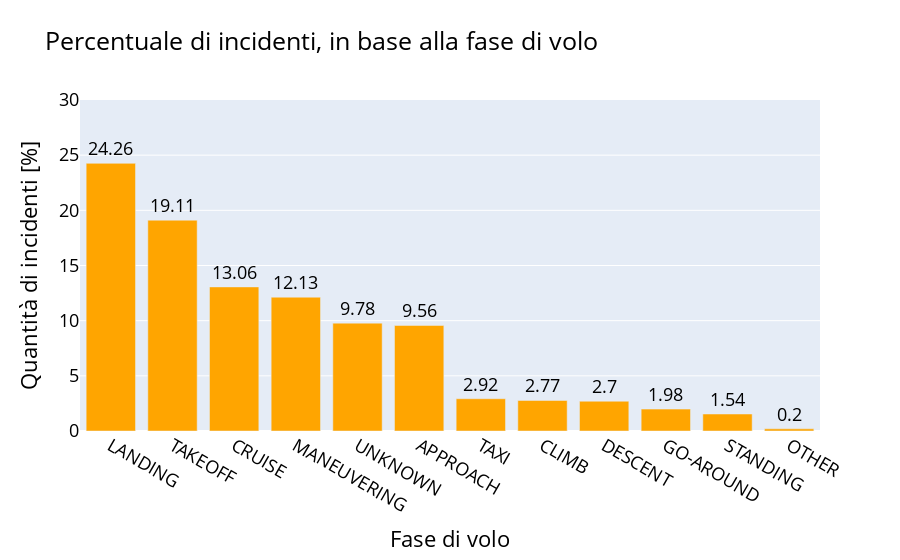

Notebook source saved alongside this figure:
### Markdown cell above
<h3>5. Percentuale di incidenti, in base alla fase di volo</h3>
<p>In questo grafico si analizzano le fasi di volo, osservando in quali momenti del volo si verificano piú incidenti.</p>
<h4>Osservazioni:</h4>
<p>Si osserva che le maggiori percentuali di incidenti si verificano in fase di <strong>landing</strong> (atterraggio) e <strong>takeoff</strong> (decollo): infatti queste fasi contengono rispettivamente 24.26% e 19.11% degli incidenti. Il 43% degli incidenti avvengono quindi in queste due fasi del volo, mentre gli altri sono suddivisi nelle 10 fasi riportate nel grafico sottostante.</p>
<h4>Grafico:</h4>

### Code cell
phases=aviation_slim['Phase'].str.upper().value_counts().sort_values(ascending=False).reset_index(name="count")
accidents = len(aviation_slim.index)

fig = go.Figure(data=[
    go.Bar(name='Phase of flight', x=phases['index'], y=(phases['count']/accidents)*100, text=round((phases['count']/accidents)*100,2),marker_color='orange')
], layout_yaxis_range=[0,30])
fig.update_traces( textposition='outside')
fig.update_layout(
    title="Percentuale di incidenti, in base alla fase di volo",
    xaxis_title="Fase di volo",
    yaxis_title="Quantità di incidenti [%]",
    font=dict(
        size=18,
        color="Black"
    )

)
fig.show()

### Figure 1 — Plotly figure (JSON) as saved in the notebook; plotly's stock layout.template omitted (floating-point values rounded to 4 significant figures)
{"data": [{"marker": {"color": "orange"}, "name": "Phase of flight", "text": [24.26, 19.11, 13.06, 12.13, 9.78, 9.56, 2.92, 2.77, 2.7, 1.98, 1.54, 0.2], "textposition": "outside", "type": "bar", "x": ["LANDING", "TAKEOFF", "CRUISE", "MANEUVERING", "UNKNOWN", "APPROACH", "TAXI", "CLIMB", "DESCENT", "GO-AROUND", "STANDING", "OTHER"], "y": [24.26, 19.11, 13.06, 12.13, 9.776, 9.564, 2.922, 2.767, 2.698, 1.983, 1.54, 0.1954]}], "layout": {"autosize": true, "font": {"color": "Black", "size": 18}, "title": {"text": "Percentuale di incidenti, in base alla fase di volo"}, "xaxis": {"autorange": true, "range": [-0.5, 11.5], "title": {"text": "Fase di volo"}, "type": "category"}, "yaxis": {"range": [0, 30], "title": {"text": "Quantità di incidenti [%]"}, "type": "linear"}}}
